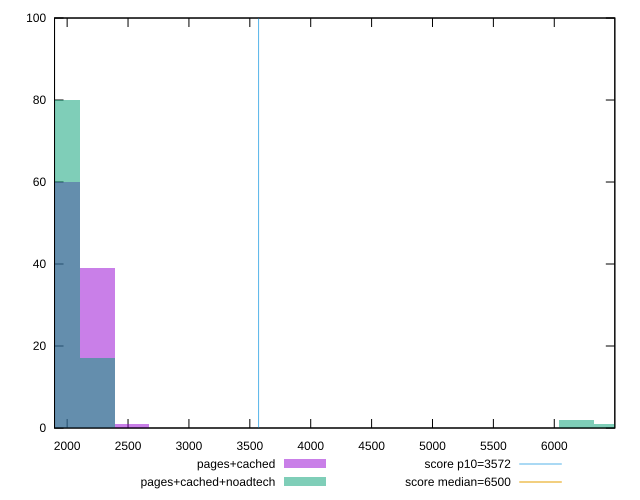

This figure's gnuplot source:
reset

$pagesCached <<EOF
2529.5403730576695 1
1967.4202901559652 60
2248.4803316068173 39
EOF

$pagesCachedNoadtech <<EOF
2248.4803316068173 17
1967.4202901559652 80
6464.3809533696 1
6183.320911918748 2
EOF

set key outside below
set boxwidth 281.06004145085217
set xrange [1896.4170000000004:6497.2196]
set yrange [0:100]
set trange [0:100]
set style fill transparent solid 0.5 noborder

set parametric
set terminal svg size 640, 500 enhanced background rgb 'white'
set output "report_00018_2021-02-10T15-25-16.877Z/first-cpu-idle/comparison/histogram/1_vs_2.svg"

plot $pagesCached title "pages+cached" with boxes, \
     $pagesCachedNoadtech title "pages+cached+noadtech" with boxes, \
     3572,t title "score p10=3572", \
     6500,t title "score median=6500"

reset
